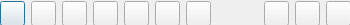
<?xml version="1.0" encoding="UTF-8"?>
<ui version="4.0">
 <class>EditorDialog</class>
 <widget class="QDialog" name="EditorDialog">
  <property name="geometry">
   <rect>
    <x>0</x>
    <y>0</y>
    <width>350</width>
    <height>25</height>
   </rect>
  </property>
  <property name="minimumSize">
   <size>
    <width>350</width>
    <height>25</height>
   </size>
  </property>
  <property name="maximumSize">
   <size>
    <width>350</width>
    <height>25</height>
   </size>
  </property>
  <property name="windowTitle">
   <string>Dialog</string>
  </property>
  <widget class="QWidget" name="layoutWidget">
   <property name="geometry">
    <rect>
     <x>0</x>
     <y>0</y>
     <width>351</width>
     <height>27</height>
    </rect>
   </property>
   <layout class="QHBoxLayout" name="horizontalLayout">
    <item>
     <widget class="QPushButton" name="pushButtonSquare">
      <property name="minimumSize">
       <size>
        <width>25</width>
        <height>25</height>
       </size>
      </property>
      <property name="maximumSize">
       <size>
        <width>25</width>
        <height>25</height>
       </size>
      </property>
      <property name="styleSheet">
       <string notr="true">border-image: url(:/img/image/xingzhuang-juxing.png);</string>
      </property>
      <property name="text">
       <string/>
      </property>
     </widget>
    </item>
    <item>
     <widget class="QPushButton" name="pushButtonCircle">
      <property name="minimumSize">
       <size>
        <width>25</width>
        <height>25</height>
       </size>
      </property>
      <property name="maximumSize">
       <size>
        <width>25</width>
        <height>25</height>
       </size>
      </property>
      <property name="styleSheet">
       <string notr="true">border-image: url(:/img/image/xingzhuang-tuoyuanxing.png);</string>
      </property>
      <property name="text">
       <string/>
      </property>
     </widget>
    </item>
    <item>
     <widget class="QPushButton" name="pushButtonArrow">
      <property name="minimumSize">
       <size>
        <width>25</width>
        <height>25</height>
       </size>
      </property>
      <property name="maximumSize">
       <size>
        <width>25</width>
        <height>25</height>
       </size>
      </property>
      <property name="styleSheet">
       <string notr="true">border-image: url(:/img/image/northeast.png);</string>
      </property>
      <property name="text">
       <string/>
      </property>
     </widget>
    </item>
    <item>
     <widget class="QPushButton" name="pushButtonPen">
      <property name="minimumSize">
       <size>
        <width>25</width>
        <height>25</height>
       </size>
      </property>
      <property name="maximumSize">
       <size>
        <width>25</width>
        <height>25</height>
       </size>
      </property>
      <property name="styleSheet">
       <string notr="true">border-image: url(:/img/image/bianji.png);</string>
      </property>
      <property name="text">
       <string/>
      </property>
     </widget>
    </item>
    <item>
     <widget class="QPushButton" name="pushButtonMosaic">
      <property name="minimumSize">
       <size>
        <width>25</width>
        <height>25</height>
       </size>
      </property>
      <property name="maximumSize">
       <size>
        <width>25</width>
        <height>25</height>
       </size>
      </property>
      <property name="styleSheet">
       <string notr="true">border-image: url(:/img/image/masaike.png);</string>
      </property>
      <property name="text">
       <string/>
      </property>
     </widget>
    </item>
    <item>
     <widget class="QPushButton" name="pushButtonText">
      <property name="minimumSize">
       <size>
        <width>25</width>
        <height>25</height>
       </size>
      </property>
      <property name="maximumSize">
       <size>
        <width>25</width>
        <height>25</height>
       </size>
      </property>
      <property name="styleSheet">
       <string notr="true">border-image: url(:/img/image/wenzigongju.png);</string>
      </property>
      <property name="text">
       <string/>
      </property>
     </widget>
    </item>
    <item>
     <widget class="QPushButton" name="pushButtonReturn">
      <property name="minimumSize">
       <size>
        <width>25</width>
        <height>25</height>
       </size>
      </property>
      <property name="maximumSize">
       <size>
        <width>25</width>
        <height>25</height>
       </size>
      </property>
      <property name="styleSheet">
       <string notr="true">border-image: url(:/img/image/return.png);</string>
      </property>
      <property name="text">
       <string/>
      </property>
     </widget>
    </item>
    <item>
     <spacer name="horizontalSpacer">
      <property name="orientation">
       <enum>Qt::Horizontal</enum>
      </property>
      <property name="sizeHint" stdset="0">
       <size>
        <width>40</width>
        <height>20</height>
       </size>
      </property>
     </spacer>
    </item>
    <item>
     <widget class="QPushButton" name="pushButtonSave">
      <property name="minimumSize">
       <size>
        <width>25</width>
        <height>25</height>
       </size>
      </property>
      <property name="maximumSize">
       <size>
        <width>25</width>
        <height>25</height>
       </size>
      </property>
      <property name="styleSheet">
       <string notr="true">border-image: url(:/img/image/baocun.png);</string>
      </property>
      <property name="text">
       <string/>
      </property>
     </widget>
    </item>
    <item>
     <widget class="QPushButton" name="pushButtonCancel">
      <property name="minimumSize">
       <size>
        <width>25</width>
        <height>25</height>
       </size>
      </property>
      <property name="maximumSize">
       <size>
        <width>25</width>
        <height>25</height>
       </size>
      </property>
      <property name="styleSheet">
       <string notr="true">border-image: url(:/img/image/quxiao.png);</string>
      </property>
      <property name="text">
       <string/>
      </property>
     </widget>
    </item>
    <item>
     <widget class="QPushButton" name="pushButtonOK">
      <property name="minimumSize">
       <size>
        <width>25</width>
        <height>25</height>
       </size>
      </property>
      <property name="maximumSize">
       <size>
        <width>25</width>
        <height>25</height>
       </size>
      </property>
      <property name="styleSheet">
       <string notr="true">border-image: url(:/img/image/queding.png);</string>
      </property>
      <property name="text">
       <string/>
      </property>
     </widget>
    </item>
   </layout>
  </widget>
 </widget>
 <resources/>
 <connections/>
</ui>
